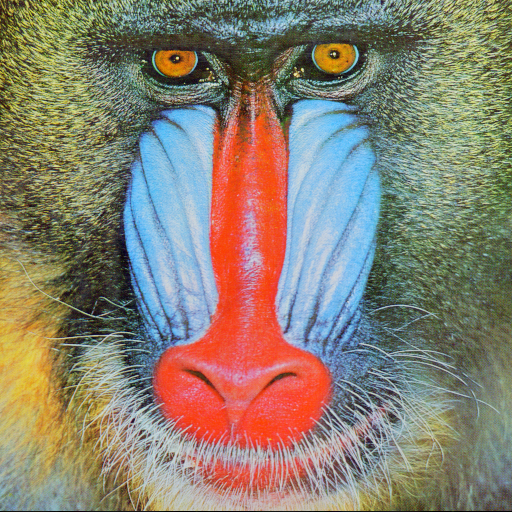
#> input picture CLASS_CODE/Prova 2/imagens/baboon.png, 512 x 512 px, found by its file name
$ python aula09.py
#> lines starting #> are read from the running program, lines starting #| are printed output that depends on the picture
# -*- coding: utf-8 -*-
"""
Created on Thu Feb 14 09:49:55 2019

@author: horacio
"""

#
import numpy as np
import cv2
import matplotlib.pyplot as plt

# Load a color image and visualize each channel separately
img = cv2.imread('/home/horacio/Imagens/baboon.png', cv2.IMREAD_COLOR)
#> img is the input picture: shape (512, 512, 3); mean B, G, R 113.1, 128.9, 137.4
bgr = cv2.split(img)

plt.subplot('221'); plt.title('B');
plt.imshow(bgr[0], 'gray')
plt.subplot('222'); plt.title('G');
plt.imshow(bgr[1],'gray')
plt.subplot('223'); plt.title('R')
plt.imshow(bgr[2],'gray')
plt.subplot('224'); plt.title('Original');
plt.imshow(cv2.cvtColor(img,cv2.COLOR_BGR2RGB))
plt.show()
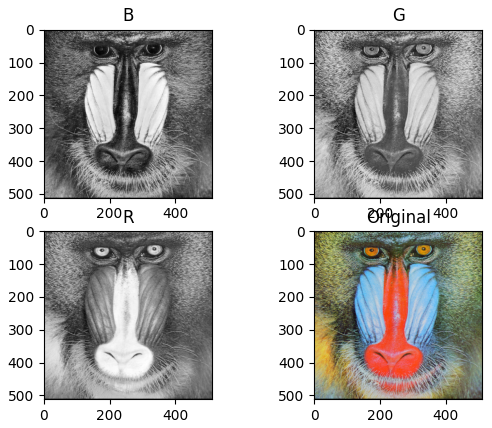
#> figure drawn by matplotlib, 4 panels

# Load a color image and visualize each channel separately
img = cv2.imread('/home/horacio/Imagens/baboon.png', cv2.IMREAD_COLOR)
#bgr2rgb = cv2.split(img)
# img = bgr2rgb(img)
r = [1,0,0] # red
g = [0,1,0] # green
b = [0,0,1] # blue
c = [0,1,1] # cyan
m = [1,0,1] # magenta
y = [1,1,0] #yellow

plt.subplot('241'); plt.title('RGB'); plt.imshow(img)
plt.subplot('242'); plt.title('R'); plt.imshow(r * img)
plt.subplot('243'); plt.title('G'); plt.imshow(g * img)
plt.subplot('244'); plt.title('B'); plt.imshow(b * img)
plt.subplot('245'); plt.title('C'); plt.imshow(c * img)
plt.subplot('246'); plt.title('M'); plt.imshow(m * img)
plt.subplot('247'); plt.title('Y'); plt.imshow(y * img)

#  Load a color imagem an visualize each channel separately
img = cv2.imread('/home/horacio/Imagens/baboon.png', cv2.IMREAD_COLOR)
bgr = cv2.split(img)
colormap = cv2.COLORMAP_JET

#> (the run stopped early here; a loop or call above may not have finished)

$ run again, with CLASS_CODE/Prova 2/imagens/beans.png copied over CLASS_CODE/Prova 2/imagens/baboon.png
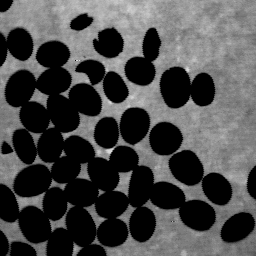
#> input picture CLASS_CODE/Prova 2/imagens/beans.png, 256 x 256 px, found by its file name
#> img is the input picture: shape (256, 256, 3); min 0, max 220, mean 73.3
#> `plt.show()`:
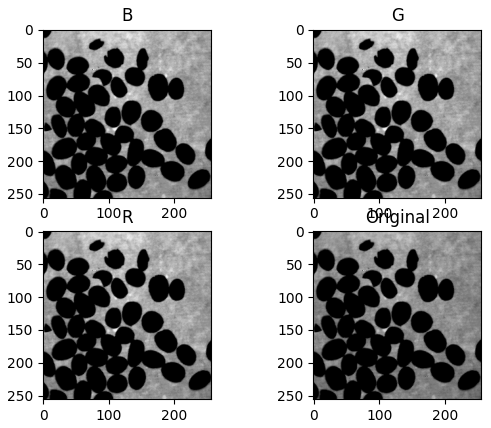
#> figure drawn by matplotlib, 4 panels
